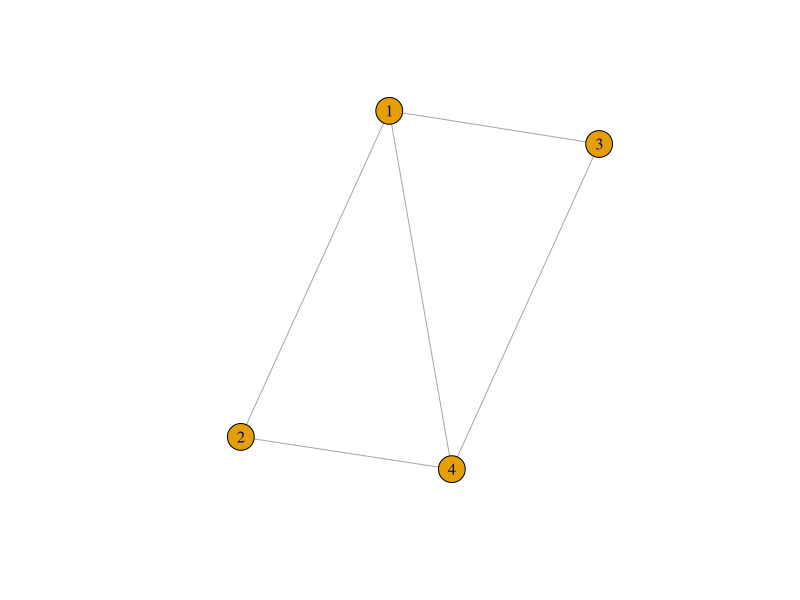
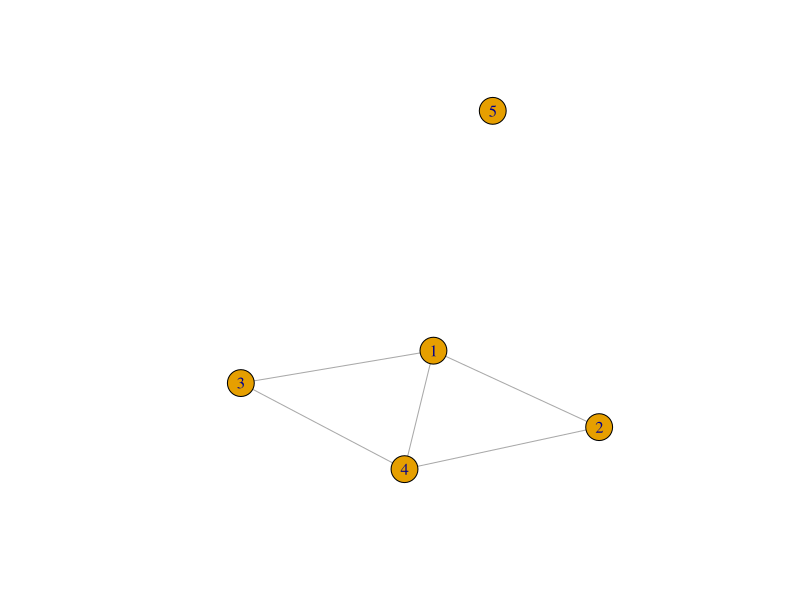
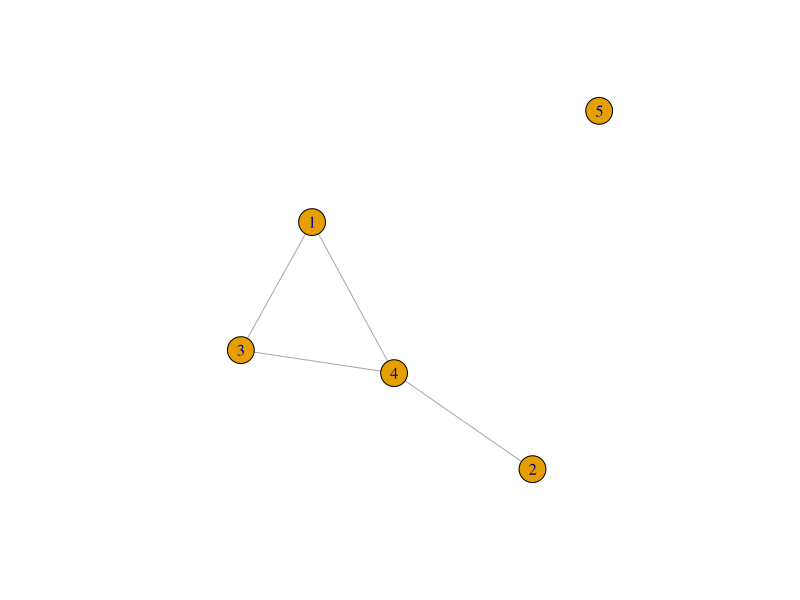
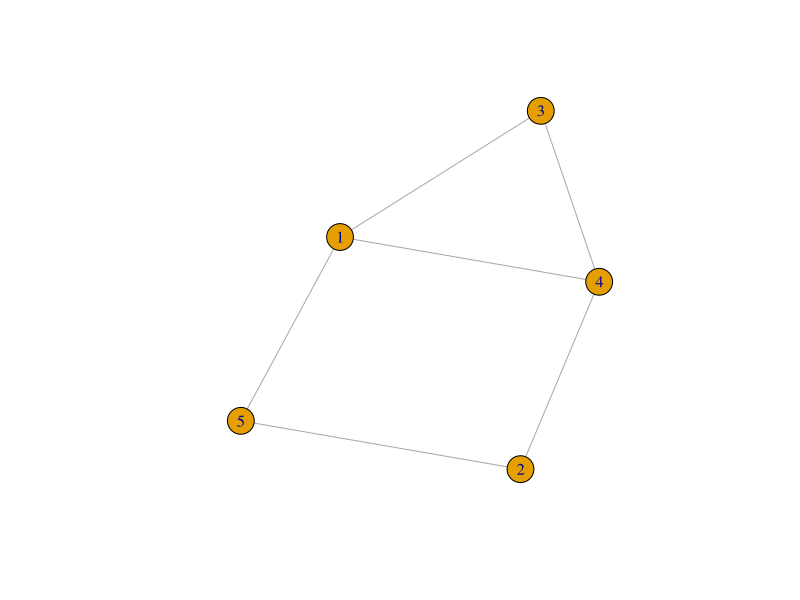
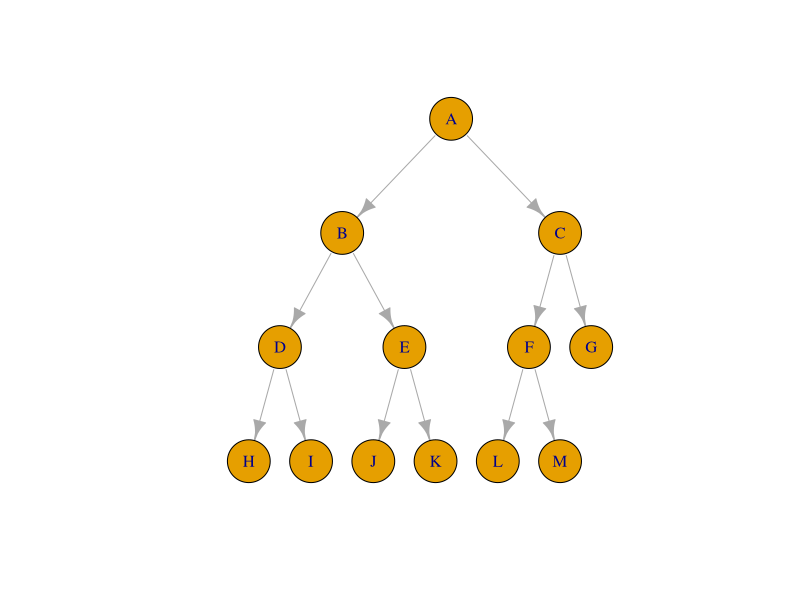
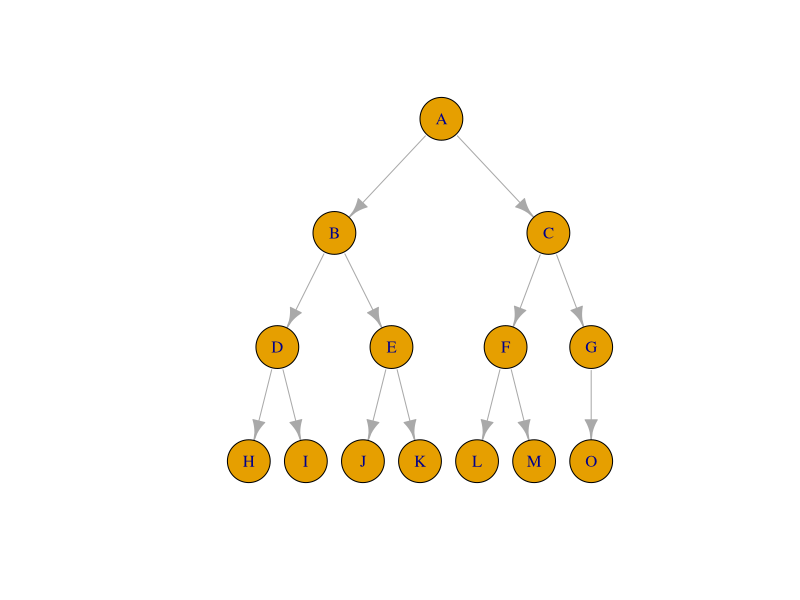

Recreate these plots in R, in order.
library(igraph)
g<- as.data.frame(cbind(matrix(c(1,2,1,3,1,4,3,4,2,4), byrow =TRUE, ncol = 2 )))
print(g)
g<-graph.data.frame(g, directed = FALSE)
plot(g)
g<- g+vertices(5)
plot(g)
g["1","2"]<-NULL
plot(g)
g<-g+edge("1","5")
g<-g+edge("2","5")
plot(g)


library(igraph)
G<-graph.tree(n=13,children = 2)
V(G)$name<-LETTERS[1:length(V(G))]
lay<-layout.reingold.tilford(G,params=list(root='A'))
plot(G,layout=lay,vertex.size=25)
G<-G+vertices('O')
G<-G+edge('G','O')
lay<-layout.reingold.tilford(G,params = list(root='A'))
plot(G,layout=lay,vertex.size=25)